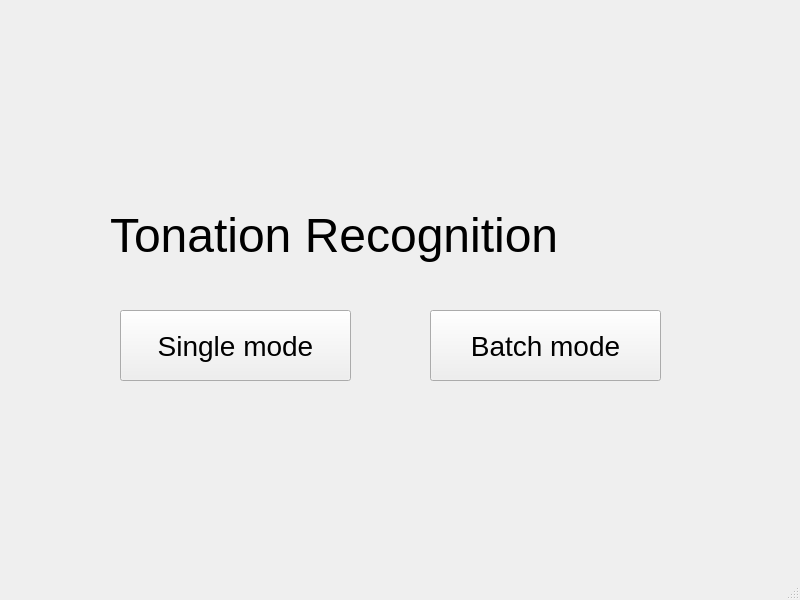
<?xml version="1.0" encoding="UTF-8"?>
<ui version="4.0">
 <class>ApplicationModeSelectionWindow</class>
 <widget class="QMainWindow" name="ApplicationModeSelectionWindow">
  <property name="geometry">
   <rect>
    <x>0</x>
    <y>0</y>
    <width>800</width>
    <height>600</height>
   </rect>
  </property>
  <property name="windowTitle">
   <string>MainWindow</string>
  </property>
  <widget class="QWidget" name="centralwidget">
   <widget class="QLabel" name="label">
    <property name="geometry">
     <rect>
      <x>110</x>
      <y>180</y>
      <width>571</width>
      <height>111</height>
     </rect>
    </property>
    <property name="font">
     <font>
      <pointsize>36</pointsize>
     </font>
    </property>
    <property name="text">
     <string>Tonation Recognition</string>
    </property>
   </widget>
   <widget class="QPushButton" name="pushButton">
    <property name="geometry">
     <rect>
      <x>120</x>
      <y>310</y>
      <width>231</width>
      <height>71</height>
     </rect>
    </property>
    <property name="font">
     <font>
      <pointsize>21</pointsize>
     </font>
    </property>
    <property name="text">
     <string>Single mode</string>
    </property>
   </widget>
   <widget class="QPushButton" name="pushButton_2">
    <property name="geometry">
     <rect>
      <x>430</x>
      <y>310</y>
      <width>231</width>
      <height>71</height>
     </rect>
    </property>
    <property name="font">
     <font>
      <pointsize>21</pointsize>
     </font>
    </property>
    <property name="text">
     <string>Batch mode</string>
    </property>
   </widget>
  </widget>
  <widget class="QMenuBar" name="menubar">
   <property name="geometry">
    <rect>
     <x>0</x>
     <y>0</y>
     <width>800</width>
     <height>26</height>
    </rect>
   </property>
  </widget>
  <widget class="QStatusBar" name="statusbar"/>
 </widget>
 <resources/>
 <connections/>
</ui>
